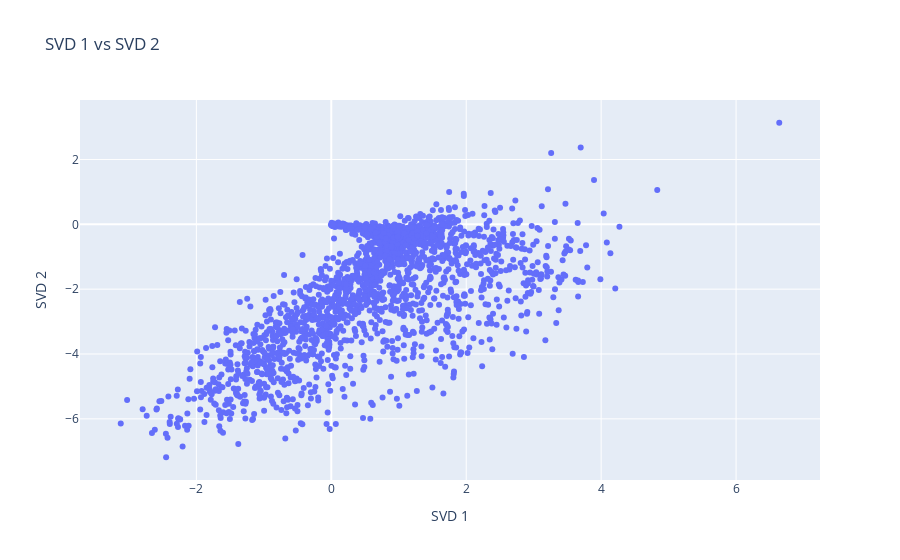

Source (notebook cell):
### Code cell
tsvd_word_list = []
number_of_words = 2000
words = list(model.wv.vocab)
for i, word in enumerate(words):
    tsvd_word_list.append(word)

trace = go.Scatter(
    x = result[0:number_of_words, 0], 
    y = result[0:number_of_words, 1],
    mode = 'markers',
    text= tsvd_word_list[0:number_of_words]
)

layout = dict(title= 'SVD 1 vs SVD 2',
              yaxis = dict(title='SVD 2'),
              xaxis = dict(title='SVD 1'),
              hovermode= 'closest')

fig = dict(data = [trace], layout= layout)
py.iplot(fig)

### Figure 1 — Plotly figure (JSON) as saved in the notebook; plotly's stock layout.template omitted (floating-point values rounded to 4 significant figures; data arrays with more than 128 entries replaced by an {"elided": "..."} marker saying what was removed)
{"data": [{"mode": "markers", "text": {"elided": "2000 str values"}, "type": "scatter", "x": {"elided": "2000 float values"}, "y": {"elided": "2000 float values"}}], "layout": {"hovermode": "closest", "title": {"text": "SVD 1 vs SVD 2"}, "xaxis": {"title": {"text": "SVD 1"}}, "yaxis": {"title": {"text": "SVD 2"}}}}
